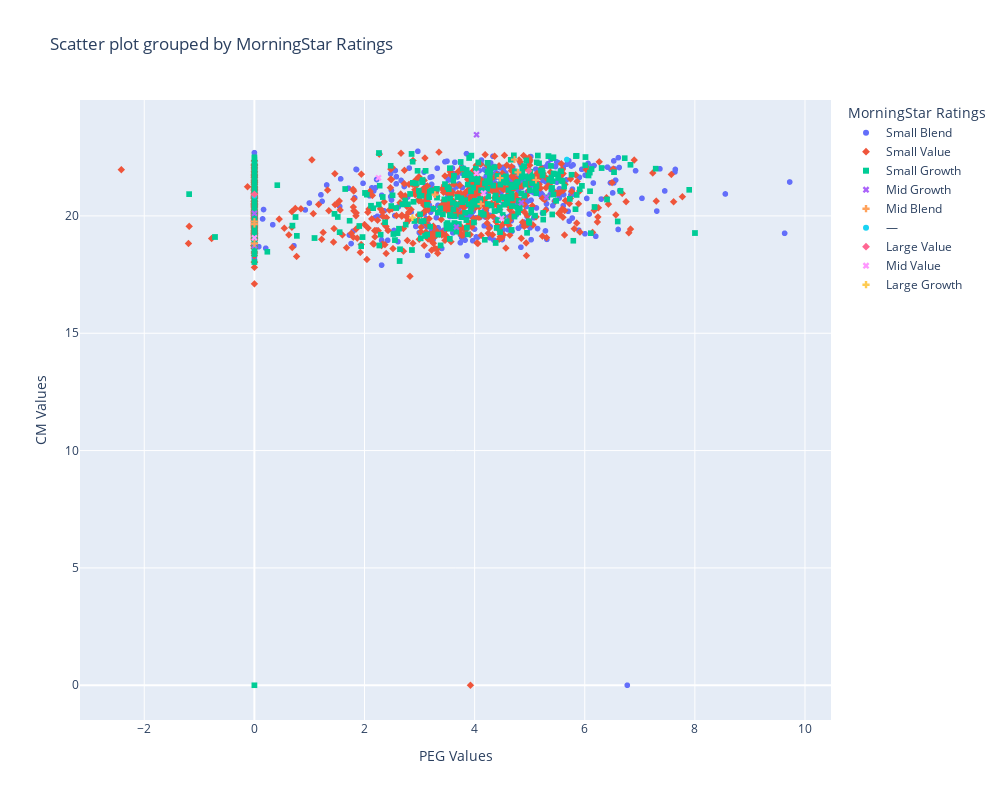

The notebook cell this image was saved under:
### Markdown cell above
<font size="3">
<div style="text-align: justify">
Subsequently, we illustrate the distribution of companies based on their ratings from Morningstar to assess the alignment of these classifications with our anticipatory boundaries.

### Code cell
#Appending the 'MorningStar' column to data
data['MorningStar'] = df['MorningStar']

#Identifying and extracting unique values from the 'MorningStar' column in data
labels = data['MorningStar'].unique()

#Visualizing the clusters
fig = px.scatter(data, x='PEG', y='CM', color='MorningStar',
                 title='Scatter plot grouped by MorningStar Ratings',
                 labels={'PEG': 'PEG Values', 'CM': 'CM Values', 'MorningStar': 'MorningStar Ratings'},
                 symbol='MorningStar')  

fig.update_layout(width=1000, height=800)
fig.show()

### Figure 1 — Plotly figure (JSON) as saved in the notebook; plotly's stock layout.template omitted (floating-point values rounded to 4 significant figures; data arrays with more than 128 entries replaced by an {"elided": "..."} marker saying what was removed)
{"data": [{"hovertemplate": "MorningStar Ratings=Small Blend<br>PEG Values=%{x}<br>CM Values=%{y}<extra></extra>", "legendgroup": "Small Blend", "marker": {"color": "#636efa", "symbol": "circle"}, "mode": "markers", "name": "Small Blend", "showlegend": true, "type": "scattergl", "x": {"elided": "604 float values"}, "xaxis": "x", "y": {"elided": "604 float values"}, "yaxis": "y"}, {"hovertemplate": "MorningStar Ratings=Small Value<br>PEG Values=%{x}<br>CM Values=%{y}<extra></extra>", "legendgroup": "Small Value", "marker": {"color": "#EF553B", "symbol": "diamond"}, "mode": "markers", "name": "Small Value", "showlegend": true, "type": "scattergl", "x": {"elided": "765 float values"}, "xaxis": "x", "y": {"elided": "765 float values"}, "yaxis": "y"}, {"hovertemplate": "MorningStar Ratings=Small Growth<br>PEG Values=%{x}<br>CM Values=%{y}<extra></extra>", "legendgroup": "Small Growth", "marker": {"color": "#00cc96", "symbol": "square"}, "mode": "markers", "name": "Small Growth", "showlegend": true, "type": "scattergl", "x": {"elided": "425 float values"}, "xaxis": "x", "y": {"elided": "425 float values"}, "yaxis": "y"}, {"hovertemplate": "MorningStar Ratings=Mid Growth<br>PEG Values=%{x}<br>CM Values=%{y}<extra></extra>", "legendgroup": "Mid Growth", "marker": {"color": "#ab63fa", "symbol": "x"}, "mode": "markers", "name": "Mid Growth", "showlegend": true, "type": "scattergl", "x": [4.034, 4.848, 5.303, 0, 0, 3.67], "xaxis": "x", "y": [23.46, 20.56, 20.79, 20.11, 18.73, 19.53], "yaxis": "y"}, {"hovertemplate": "MorningStar Ratings=Mid Blend<br>PEG Values=%{x}<br>CM Values=%{y}<extra></extra>", "legendgroup": "Mid Blend", "marker": {"color": "#FFA15A", "symbol": "cross"}, "mode": "markers", "name": "Mid Blend", "showlegend": true, "type": "scattergl", "x": [4.724, 4.785, 0, 5.115, 4.46, 4.113, 3.281, 0, 0], "xaxis": "x", "y": [22.4, 21.86, 19.65, 21.53, 21.61, 20.51, 20.91, 19.76, 18.83], "yaxis": "y"}, {"hovertemplate": "MorningStar Ratings=—<br>PEG Values=%{x}<br>CM Values=%{y}<extra></extra>", "legendgroup": "—", "marker": {"color": "#19d3f3", "symbol": "circle"}, "mode": "markers", "name": "—", "showlegend": true, "type": "scattergl", "x": [5.675, 0], "xaxis": "x", "y": [22.4, 20.86], "yaxis": "y"}, {"hovertemplate": "MorningStar Ratings=Large Value<br>PEG Values=%{x}<br>CM Values=%{y}<extra></extra>", "legendgroup": "Large Value", "marker": {"color": "#FF6692", "symbol": "diamond"}, "mode": "markers", "name": "Large Value", "showlegend": true, "type": "scattergl", "x": [0, 4.984], "xaxis": "x", "y": [20.92, 21.92], "yaxis": "y"}, {"hovertemplate": "MorningStar Ratings=Mid Value<br>PEG Values=%{x}<br>CM Values=%{y}<extra></extra>", "legendgroup": "Mid Value", "marker": {"color": "#FF97FF", "symbol": "x"}, "mode": "markers", "name": "Mid Value", "showlegend": true, "type": "scattergl", "x": [4.032, 4.161, 2.254, 4.491, 0], "xaxis": "x", "y": [21.82, 20.97, 21.62, 19.9, 19.07], "yaxis": "y"}, {"hovertemplate": "MorningStar Ratings=Large Growth<br>PEG Values=%{x}<br>CM Values=%{y}<extra></extra>", "legendgroup": "Large Growth", "marker": {"color": "#FECB52", "symbol": "cross"}, "mode": "markers", "name": "Large Growth", "showlegend": true, "type": "scattergl", "x": [2.87], "xaxis": "x", "y": [19.93], "yaxis": "y"}], "layout": {"height": 800, "legend": {"title": {"text": "MorningStar Ratings"}, "tracegroupgap": 0}, "title": {"text": "Scatter plot grouped by MorningStar Ratings"}, "width": 1000, "xaxis": {"anchor": "y", "domain": [0, 1], "title": {"text": "PEG Values"}}, "yaxis": {"anchor": "x", "domain": [0, 1], "title": {"text": "CM Values"}}}}
